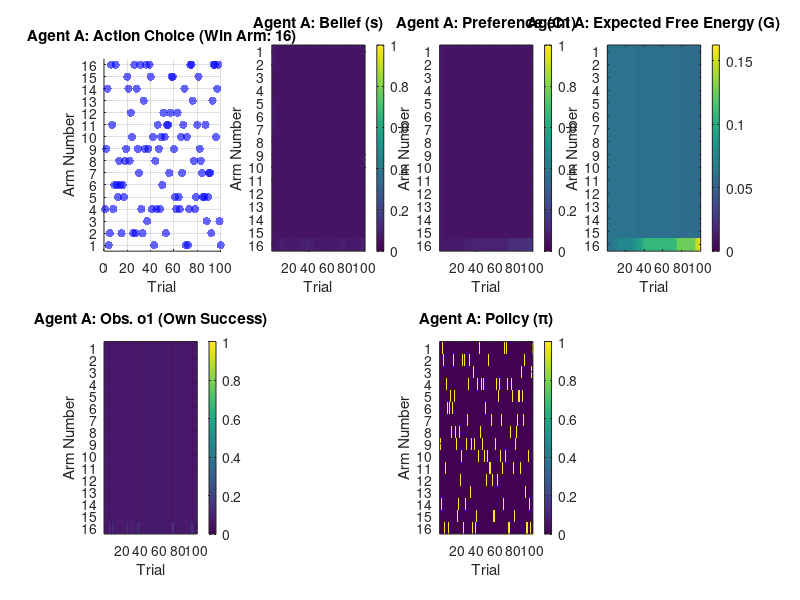

The MATLAB script that drew this image:
%% 社会的探索を行う能動的推論モデル (エージェント1人版)
% =========================================================================
clear;
close all;
clc;

%% ヘルパー関数
function y = softmax(x)
    % 数値的安定性のための修正
    x_shifted = x - max(x);
    y = exp(x_shifted) / sum(exp(x_shifted));
end

%% ステップ 0: 初期化
% -------------------------------------------------------------------------
% シミュレーション設定
num_trials = 100; % 総試行回数
num_arms = 16;    % バンディットの腕の数
alpha = 0.1

% 環境設定
winning_arm = randi(num_arms); % 当たりの腕をランダムに決定
fprintf('環境設定: 当たりのレバーは %d 番です。\n\n', winning_arm);

% --- 生成モデルの定義 ---
% A: 尤度行列 (観測は正確)
A = eye(num_arms); % 観測は報酬(o1)のみなので、セル配列ではなく単一の行列に

% B: 遷移行列 (行動iは状態iへ決定論的に遷移)
B = cell(num_arms, 1);
for i = 1:num_arms
    B{i} = zeros(num_arms, num_arms);
    B{i}(i, :) = 1;
end

% --- エージェントの初期化 ---
agent_A.s = ones(num_arms, 1) / num_arms;
agent_A.pi = ones(num_arms, 1) / num_arms;
agent_A.o1_cum = zeros(num_arms, 1); % 報酬観測(o1)の累積

C_o1_A = softmax(agent_A.o1_cum);

% --- 履歴の保存用変数 --- (エージェントBとo2に関する部分を削除)
history.actions_A = zeros(1, num_trials);
history.beliefs_A = zeros(num_arms, num_trials);
history.g_A = zeros(num_arms, num_trials);       % softmax後の値を保存
history.c_A = zeros(num_arms, num_trials);
history.c1_A = zeros(num_arms, num_trials);      % C1の履歴
history.pi_A = zeros(num_arms, num_trials);
history.o1_A = zeros(num_arms, num_trials);

% 微小値
epsilon = 1e-9;

%% シミュレーションループ
% =========================================================================
fprintf('シミュレーションを開始します...\n');
for t = 1:num_trials
    fprintf('--- トライアル %d ---\n', t);

    if t == 1
        % 初回はランダムに行動を選択
        action_A = randi(num_arms);
        agent_A.pi = zeros(num_arms, 1); agent_A.pi(action_A) = 1;
    else
        % ステップ 1: 期待自由エネルギー (G) の計算
        G_A = zeros(num_arms, 1);
        for i = 1:num_arms
            s_predicted_A = B{i} * agent_A.s;
            qo1_A = A * s_predicted_A; % 期待される観測

            % KLダイバージェンスの計算 (観測が1種類なのでkronは不要)
            G_A(i) = qo1_A' * (log(qo1_A + epsilon) - log(C_o1_A + epsilon));
        end

        % Gをソフトマックス関数で変換して行動選択確率に
        transformed_G_A = softmax(-G_A);

        % Gに基づく行動選択
        action_A = find(rand < cumsum(transformed_G_A), 1);

        % 方策(pi)を更新
        agent_A.pi = zeros(num_arms, 1); agent_A.pi(action_A) = 1;
    end

    % ステップ 3: 観測の生成
    o1_A = zeros(num_arms, 1);
    if action_A == winning_arm
        o1_A(action_A) = 1;
    end
    o1_A = softmax(o1_A);

    % ステップ 4: 信念 (s) の更新
    s_prev_A = agent_A.s;

    % 事前信念の計算
    ln_s_prior_A = log(B{action_A}' + epsilon) * s_prev_A;

    % 尤度に基づく更新 (社会的観測o2の項を削除)
    X_A = log(A + epsilon)' * o1_A;
    log_s_new_A = ln_s_prior_A + X_A;
    log_s_posterior_A = ln_s_prior_A + X_A;

    % 学習率を適用して更新
    log_s_new_A = (1 - alpha) * log(s_prev_A + epsilon) + alpha * log_s_posterior_A;
    agent_A.s = softmax(log_s_new_A);

    % ステップ 5: 事前選好 (C) の更新
    agent_A.o1_cum = agent_A.o1_cum + o1_A;
    C_o1_A = softmax(agent_A.o1_cum);

    % エージェントの選好CはC1と同一に (社会的選好C2を削除)
    agent_A.C = C_o1_A;

    % ステップ 6: 全てのデータを履歴に記録
    history.actions_A(t) = action_A;
    history.beliefs_A(:, t) = agent_A.s;
    if t > 1
        history.g_A(:, t) = transformed_G_A;
    end
    history.c_A(:, t) = agent_A.C;
    history.c1_A(:, t) = C_o1_A;
    history.pi_A(:, t) = agent_A.pi;
    history.o1_A(:, t) = o1_A;
end
fprintf('シミュレーション完了。\n');

%% シミュレーション結果の可視化スクリプト (ウィンドウを分割)
% =========================================================================
fprintf('結果をプロットします...\n');

trials_vec = 1:num_trials;

%% --- エージェントAのグラフ (Figure 1) ---
figure('Name', 'Agent A: Simulation Dynamics', 'Position', [10, 300, 1200, 600]);

% 1. Action Choice
subplot(2, 4, 1);
scatter(trials_vec, history.actions_A, 36, 'b', 'filled', 'MarkerFaceAlpha', 0.6);
title(['Agent A: Action Choice (Win Arm: ' num2str(winning_arm) ')']);
xlabel('Trial'); ylabel('Arm Number'); ylim([0.5, num_arms + 0.5]); yticks(1:num_arms); grid on;

% 2. Belief (s)
subplot(2, 4, 2);
imagesc(trials_vec, 1:num_arms, history.beliefs_A);
title('Agent A: Belief (s)');
xlabel('Trial'); ylabel('Arm Number'); yticks(1:num_arms); colorbar; caxis([0 1]);

% 3. Preference (C1)
subplot(2, 4, 3);
imagesc(trials_vec, 1:num_arms, history.c1_A);
title('Agent A: Preference (C1)');
xlabel('Trial'); ylabel('Arm Number'); yticks(1:num_arms); colorbar; caxis([0 1]);

% 4. Expected Free Energy (G)
subplot(2, 4, 4);
imagesc(trials_vec, 1:num_arms, history.g_A);
title('Agent A: Expected Free Energy (G)');
xlabel('Trial'); ylabel('Arm Number'); yticks(1:num_arms); colorbar;

% 5. Observation o1 (Own Success)
subplot(2, 4, 5);
imagesc(trials_vec, 1:num_arms, history.o1_A);
title('Agent A: Obs. o1 (Own Success)');
xlabel('Trial'); ylabel('Arm Number'); yticks(1:num_arms); colorbar; caxis([0 1]);

% 7. Policy (pi)
subplot(2, 4, 7);
imagesc(trials_vec, 1:num_arms, history.pi_A);
title('Agent A: Policy (\pi)');
xlabel('Trial'); ylabel('Arm Number'); yticks(1:num_arms); colorbar; caxis([0 1]);
